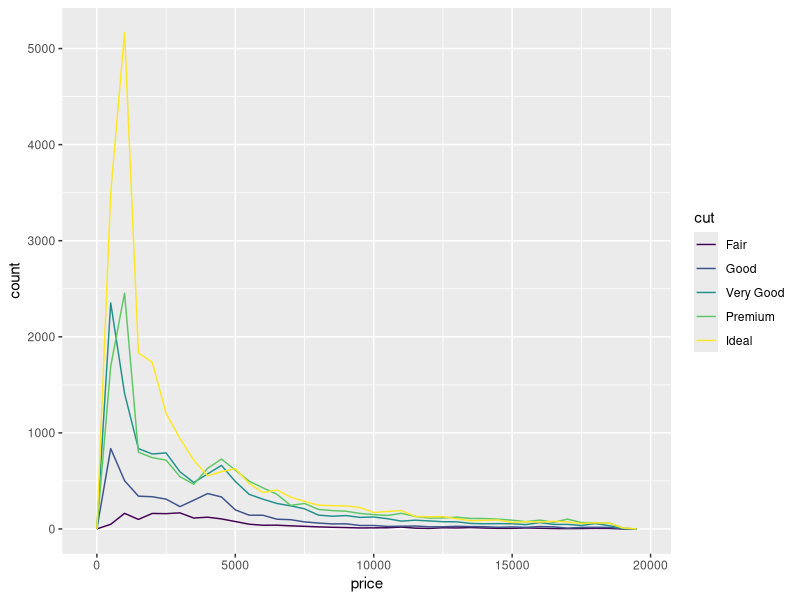
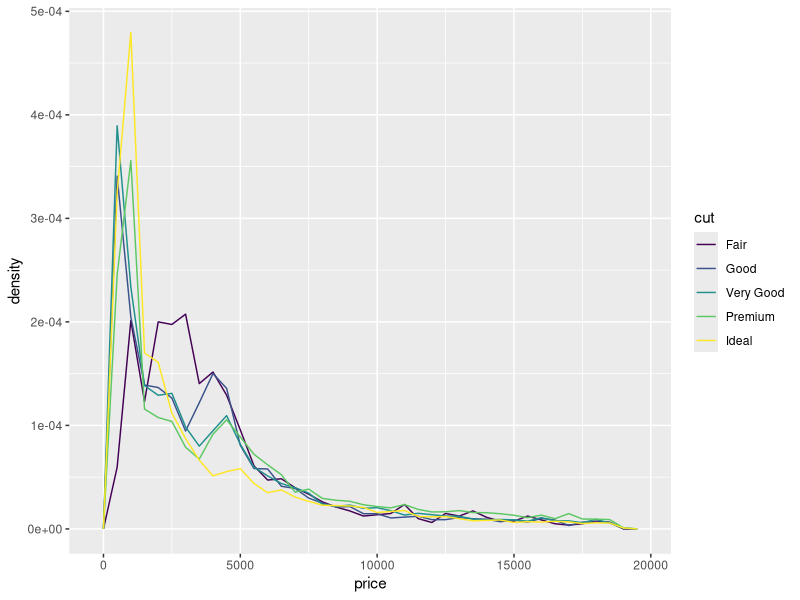
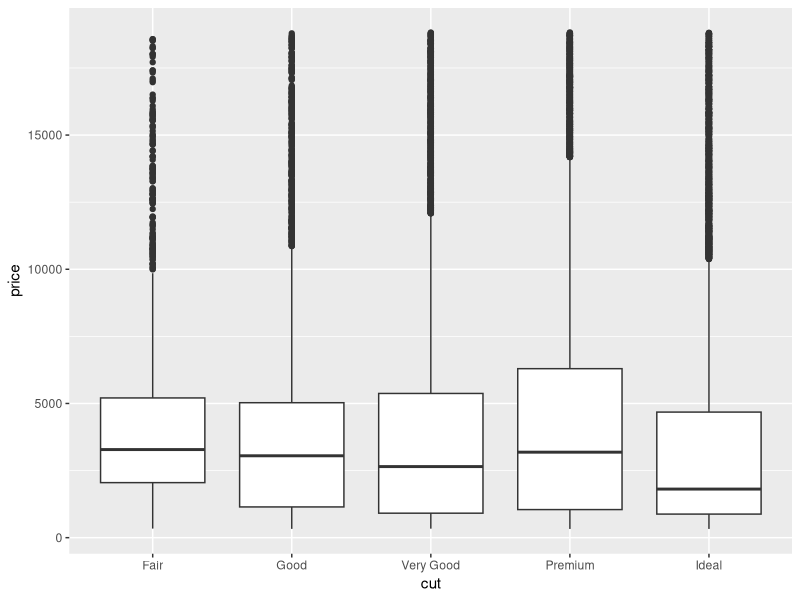
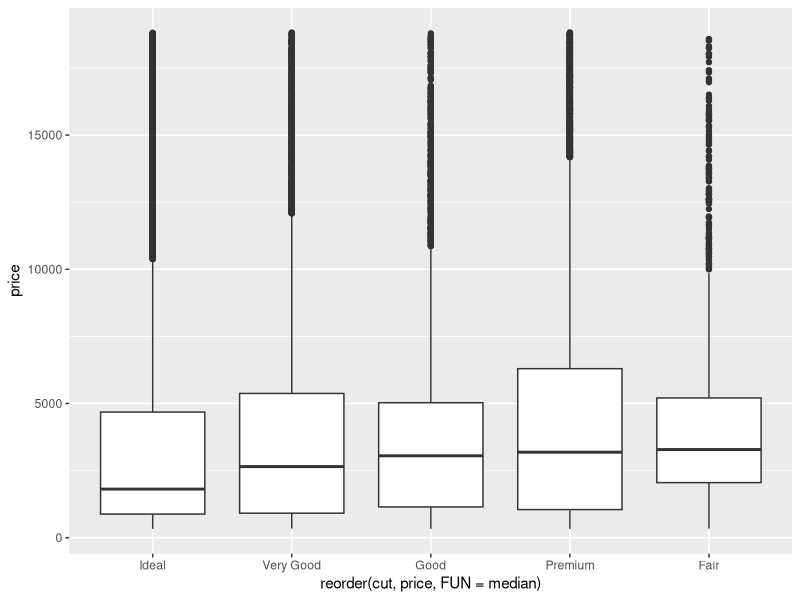
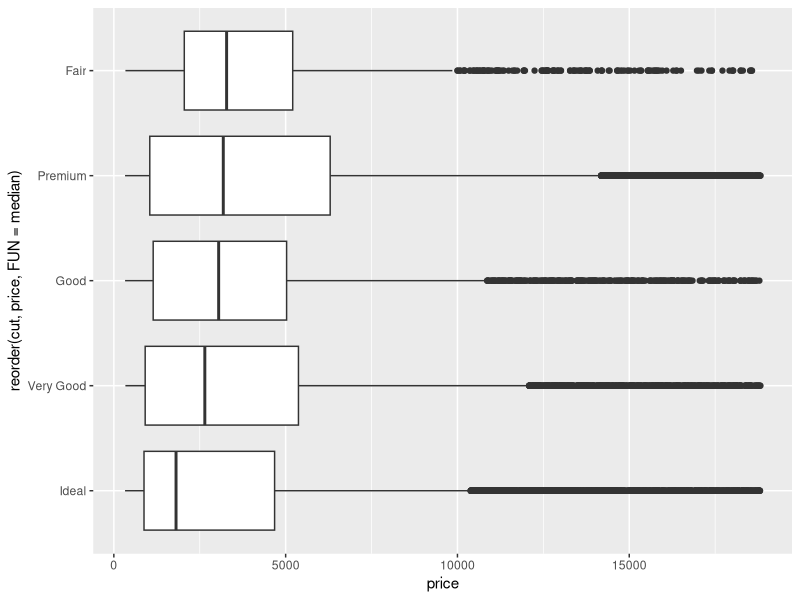
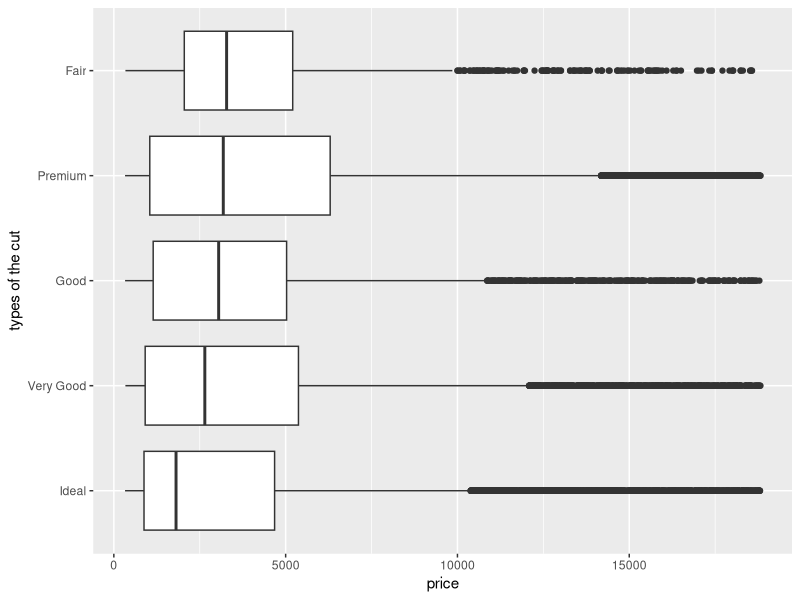
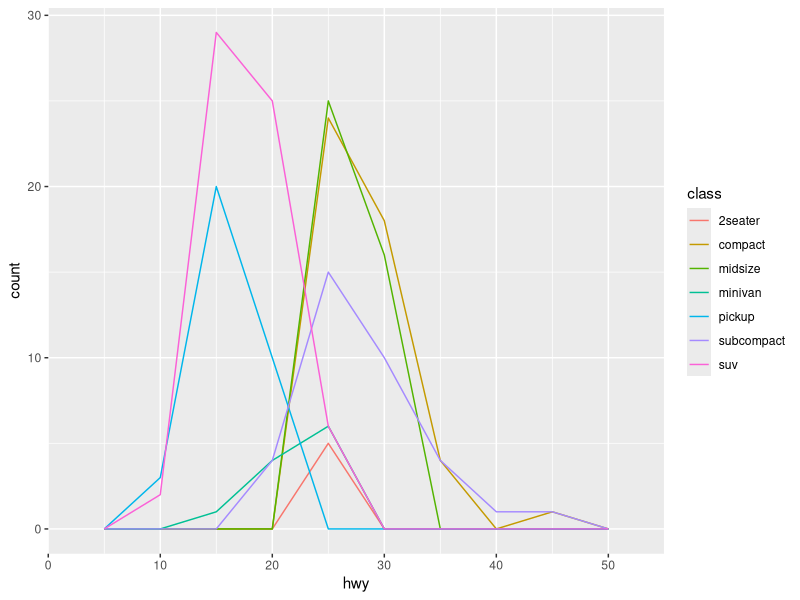
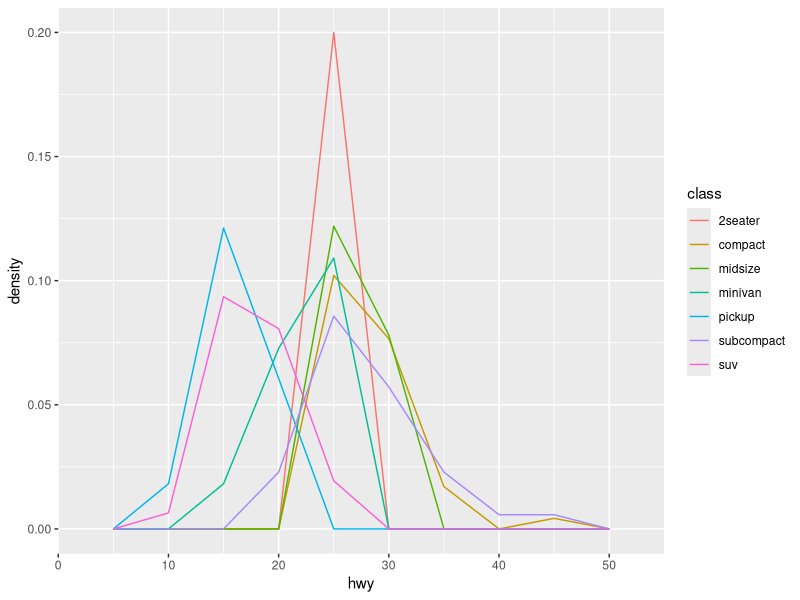

Write the R code that produced these figures, in order.
#chapter 7. EDA part 2
##covariation
# the tendency for the values of two or more variables
#the best way to spot covariations is to visualize the relationship
#We need to do it differently based on different types of variables.
##a categorical and a continuous variable
#install.packages("ggplot2")
library(ggplot2)
data(diamonds)
#Q1: how does the distribution of price different for different types of cut?
#solution1: count
  ggplot(diamonds,aes(x=price,colour=cut))+
    geom_freqpoly(binwidth=500)
 # solution 2: standardized count
  ggplot(diamonds,aes(x=price,colour=cut,y=..density..))+
    geom_freqpoly(binwidth=500)
  
#solution 3: shortcut--- boxplot  y~type
  ggplot(diamonds,aes(x=cut,y=price))+
    geom_boxplot()
  ##improve solution 3
  ggplot(diamonds,aes(x=reorder(cut,price,FUN=median),y=price))+
    geom_boxplot()
  ##flip the boxplot
  ggplot(diamonds,aes(x=reorder(cut,price,FUN=median),y=price))+
    geom_boxplot()+
    coord_flip()
  # change the xlab
  ggplot(diamonds,aes(x=reorder(cut,price,FUN=median),y=price))+
    geom_boxplot()+
    coord_flip()+
    xlab("types of the cut")
##practice to use tools on hwy vs class
  data(mpg)
  names(mpg)
  #practice: distributions of hwy on different classes of the car
  #solution1: count
  ggplot(mpg,aes(x=hwy,colour=class))+
    geom_freqpoly(binwidth=5)
  # solution 2: standardized count
  ggplot(mpg,aes(x=hwy,colour=class,y=..density..))+
    geom_freqpoly(binwidth=5)
  #solution 3: shortcut--- boxplot  y~type
  ggplot(mpg,aes(x=reorder(class,hwy,FUN=median),y=hwy))+
    geom_boxplot()+
    coord_flip()+
    xlab("class")
##check on covariation of two categorical variables
  #count the number of observations for each combination
#Q2: cut and color of diamonds
  
  #solution1: just count
  #install.packages("dplyr")
library(dplyr)
  diamonds %>% 
    count(cut,color)
  #solution 2: draw a count graph
  ggplot(diamonds,aes(x=cut,y=color))+
    geom_count()
  #solution 3: combine the count + graph
  diamonds %>% 
    count(cut,color) %>% 
    ggplot(.,aes(x=color,y=cut,fill=n))+
    geom_tile()
    
#covariations of two continuous variables
  #scatterplot
#Q3: how does carat affect the price?
  ggplot(diamonds,aes(x=carat,y=price))+
    geom_point()
  #add transparency to the data
  ggplot(diamonds,aes(x=carat,y=price))+
    geom_point(alpha=1/100)
#use bins in two dimensions
  ggplot(diamonds,aes(x=carat,y=price))+
    geom_bin2d()
    